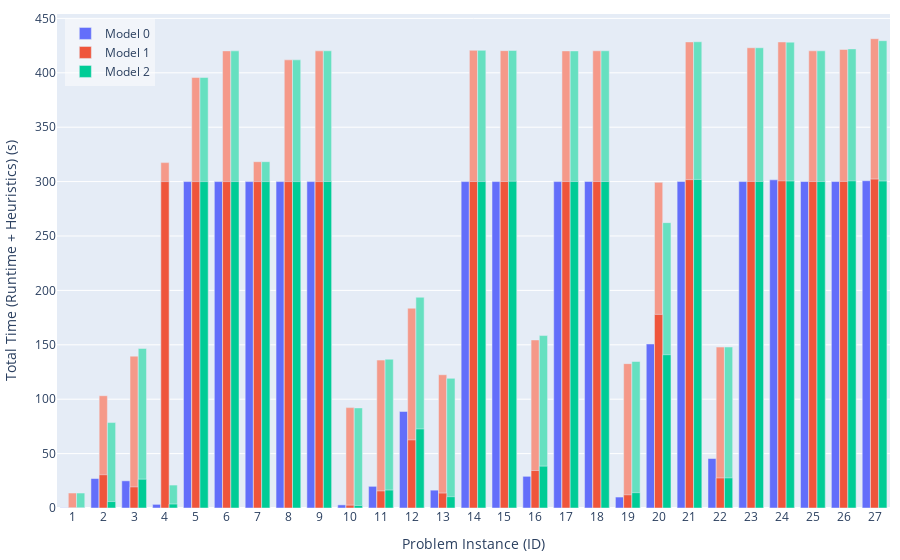

This figure's notebook cell:
### Code cell
import plotly.graph_objects as go


lighten_percentage = 40

# Create bar plot with visible zeros
hovertemplate_text='Model: %{customdata[0]}<br>ID: %{x}<br>Gap: %{text}%<br>Nodes: %{customdata[1]}<br>Runtime: %{customdata[2]} s<br>Heuristics: %{customdata[3]} s<br>Total Time: %{customdata[4]} s<extra></extra>'
fig = go.Figure(data=[
    go.Bar(
        name='Model 0', 
        x=df0['ID'], 
        y=df0['runtime'],
        text=df0['gap'].apply(lambda x: f'{x:.2f}'),  # Format text to 2 decimal places
        marker_color=colormap[0],
        # Create a 2D array with multiple columns
        customdata=np.dstack((
            df0['model'], 
            df0['nodes'], 
            df0['runtime'].apply(lambda x: f'{x:.2f}'),
            df0['heuristics_time'].apply(lambda x: f'{x:.2f}'),
            df0['total_time'].apply(lambda x: f'{x:.2f}')
        ))[0],
        textposition='none',
        hovertemplate=hovertemplate_text,
        offsetgroup='0'
    ),
    go.Bar(
        name='Model 1', 
        x=df1['ID'], 
        y=df1['runtime'],
        text=df1['gap'].apply(lambda x: f'{x:.2f}'),
        marker_color=colormap[1],
        customdata=np.dstack((
            df1['model'], 
            df1['nodes'], 
            df1['runtime'].apply(lambda x: f'{x:.2f}'),
            df1['heuristics_time'].apply(lambda x: f'{x:.2f}'),
            df1['total_time'].apply(lambda x: f'{x:.2f}')
        ))[0],
        textposition='none',
        hovertemplate=hovertemplate_text,
        offsetgroup='1',
        zorder=2
    ),
    go.Bar(
        name='Model 1', 
        x=df1['ID'], 
        y=df1['runtime'] + df1['heuristics_time'],
        text=df1['gap'].apply(lambda x: f'{x:.2f}'),
        marker_color=lighten_color(colormap[1], lighten_percentage),
        customdata=np.dstack((
            df1['model'], 
            df1['nodes'], 
            df1['runtime'].apply(lambda x: f'{x:.2f}'),
            df1['heuristics_time'].apply(lambda x: f'{x:.2f}'),
            df1['total_time'].apply(lambda x: f'{x:.2f}')
        ))[0],
        textposition='none',
        hovertemplate=hovertemplate_text,
        offsetgroup='1',
        showlegend=False,
        zorder=1
    ),
    go.Bar(
        name='Model 2', 
        x=df2['ID'], 
        y=df2['runtime'],
        text=df2['gap'].apply(lambda x: f'{x:.2f}'),
        marker_color=colormap[2],
        customdata=np.dstack((
            df2['model'], 
            df2['nodes'], 
            df2['runtime'].apply(lambda x: f'{x:.2f}'),
            df2['heuristics_time'].apply(lambda x: f'{x:.2f}'),
            df2['total_time'].apply(lambda x: f'{x:.2f}')
        ))[0],
        textposition='none',
        hovertemplate=hovertemplate_text,
        offsetgroup='2',
        zorder=2
    ),
    go.Bar(
        name='Model 2',
        x=df2['ID'],
        y=df2['runtime'] + df2['heuristics_time'],
        text=df2['gap'].apply(lambda x: f'{x:.2f}'),
        marker_color=lighten_color(colormap[2], lighten_percentage),
        customdata=np.dstack((
            df2['model'], 
            df2['nodes'], 
            df2['runtime'].apply(lambda x: f'{x:.2f}'),
            df2['heuristics_time'].apply(lambda x: f'{x:.2f}'),
            df2['total_time'].apply(lambda x: f'{x:.2f}')
        ))[0],
        textposition='none',
        hovertemplate=hovertemplate_text,
        offsetgroup='2',
        showlegend=False,
        zorder=1
    ),
])

# Add a subtle visual indication for zero values
fig.update_layout(
    autosize=True,   # let the container size drive the plot
    margin=dict(l=10, r=10, t=10, b=10),    # width=1000,
    # width=1000,
    # height=600,
    barmode='group',
    yaxis = dict(
        title = 'Total Time (Runtime + Heuristics) (s)',
    ),
    xaxis = dict(
        title = 'Problem Instance (ID)',
        tickmode = 'array',
        tickvals = list(range(0, 28)),
        ticktext = list(range(0, 28)),
    ),
    legend=dict(
        x=0.01,
        y=0.99,
        xanchor='left',
        yanchor='top',
        bgcolor='rgba(255, 255, 255, 0.5)'
    )
)

fig.show()


# # Save as HTML
# div_schedule = plot(
#     fig, include_plotlyjs=True, config={"responsive": True}, output_type="div"
# )
# # write div snippet to file
# with open('../docs/images/results-total-time.html', 'w') as f:
#     f.write(div_schedule)

### Figure 1 — Plotly figure (JSON) as saved in the notebook; plotly's stock layout.template omitted (floating-point values rounded to 4 significant figures; data arrays with more than 128 entries replaced by an {"elided": "..."} marker saying what was removed)
{"data": [{"customdata": {"elided": "27x5 mixed values"}, "hovertemplate": "Model: %{customdata[0]}<br>ID: %{x}<br>Gap: %{text}%<br>Nodes: %{customdata[1]}<br>Runtime: %{customdata[2]} s<br>Heuristics: %{customdata[3]} s<br>Total Time: %{customdata[4]} s<extra></extra>", "marker": {"color": "#636EFA"}, "name": "Model 0", "offsetgroup": "0", "text": ["0.00", "0.00", "0.01", "0.00", "1000000.00", "1000000.00", "253.21", "1000000.00", "1000000.00", "0.00", "0.00", "0.00", "0.00", "1000000.00", "1000000.00", "0.00", "1000000.00", "1000000.00", "0.00", "0.00", "1000000.00", "0.00", "1000000.00", "1000000.00", "11.14", "1000000.00", "1000000.00"], "textposition": "none", "type": "bar", "x": [1, 2, 3, 4, 5, 6, 7, 8, 9, 10, 11, 12, 13, 14, 15, 16, 17, 18, 19, 20, 21, 22, 23, 24, 25, 26, 27], "y": [0.215, 27.07, 24.98, 3.344, 300.0, 300.0, 300.0, 300.0, 300.0, 2.867, 19.91, 88.71, 16.4, 300.0, 300.0, 29.12, 300.0, 300.1, 10.07, 150.7, 300.1, 45.49, 300.0, 301.6, 300.1, 300.0, 300.8]}, {"customdata": {"elided": "27x5 mixed values"}, "hovertemplate": "Model: %{customdata[0]}<br>ID: %{x}<br>Gap: %{text}%<br>Nodes: %{customdata[1]}<br>Runtime: %{customdata[2]} s<br>Heuristics: %{customdata[3]} s<br>Total Time: %{customdata[4]} s<extra></extra>", "marker": {"color": "#EF553B"}, "name": "Model 1", "offsetgroup": "1", "text": ["0.00", "0.00", "0.00", "16.93", "48.00", "87.81", "242.12", "103.37", "124.38", "0.00", "0.00", "0.00", "0.00", "17.26", "29.37", "0.00", "114.32", "3057.30", "0.00", "0.00", "76970.17", "0.00", "22997.23", "23526.60", "2.31", "13188.85", "12472.79"], "textposition": "none", "type": "bar", "x": [1, 2, 3, 4, 5, 6, 7, 8, 9, 10, 11, 12, 13, 14, 15, 16, 17, 18, 19, 20, 21, 22, 23, 24, 25, 26, 27], "y": [0.215, 30.58, 19.41, 300.0, 300.0, 300.0, 300.0, 300.0, 300.0, 2.598, 15.7, 62.6, 13.72, 300.1, 300.1, 34.44, 300.0, 300.1, 12.13, 177.9, 301.8, 27.61, 300.2, 300.7, 300.0, 300.2, 302.3], "zorder": 2}, {"customdata": {"elided": "27x5 mixed values"}, "hovertemplate": "Model: %{customdata[0]}<br>ID: %{x}<br>Gap: %{text}%<br>Nodes: %{customdata[1]}<br>Runtime: %{customdata[2]} s<br>Heuristics: %{customdata[3]} s<br>Total Time: %{customdata[4]} s<extra></extra>", "marker": {"color": "#f59989"}, "name": "Model 1", "offsetgroup": "1", "showlegend": false, "text": ["0.00", "0.00", "0.00", "16.93", "48.00", "87.81", "242.12", "103.37", "124.38", "0.00", "0.00", "0.00", "0.00", "17.26", "29.37", "0.00", "114.32", "3057.30", "0.00", "0.00", "76970.17", "0.00", "22997.23", "23526.60", "2.31", "13188.85", "12472.79"], "textposition": "none", "type": "bar", "x": [1, 2, 3, 4, 5, 6, 7, 8, 9, 10, 11, 12, 13, 14, 15, 16, 17, 18, 19, 20, 21, 22, 23, 24, 25, 26, 27], "y": [13.77, 103.2, 139.6, 317.4, 395.7, 420.1, 318.3, 411.9, 420.1, 92.26, 135.9, 183.6, 122.5, 420.7, 420.3, 154.5, 420.1, 420.2, 132.7, 299.3, 428.4, 147.9, 423.0, 428.3, 420.2, 421.5, 431.3], "zorder": 1}, {"customdata": {"elided": "27x5 mixed values"}, "hovertemplate": "Model: %{customdata[0]}<br>ID: %{x}<br>Gap: %{text}%<br>Nodes: %{customdata[1]}<br>Runtime: %{customdata[2]} s<br>Heuristics: %{customdata[3]} s<br>Total Time: %{customdata[4]} s<extra></extra>", "marker": {"color": "#00CC96"}, "name": "Model 2", "offsetgroup": "2", "text": ["0.00", "0.00", "0.00", "0.00", "55.18", "114.02", "248.45", "140.45", "929.74", "0.00", "0.00", "0.00", "0.00", "25.98", "352.86", "0.00", "113.40", "3057.30", "0.00", "0.00", "76970.17", "0.00", "22997.23", "23526.60", "2.67", "13188.85", "12472.79"], "textposition": "none", "type": "bar", "x": [1, 2, 3, 4, 5, 6, 7, 8, 9, 10, 11, 12, 13, 14, 15, 16, 17, 18, 19, 20, 21, 22, 23, 24, 25, 26, 27], "y": [0.2061, 5.915, 26.48, 3.645, 300.0, 300.0, 300.0, 300.0, 300.1, 2.326, 16.5, 72.68, 10.38, 300.0, 300.3, 38.46, 300.1, 300.1, 14.09, 140.9, 302.0, 27.68, 300.2, 300.5, 300.0, 300.7, 300.5], "zorder": 2}, {"customdata": {"elided": "27x5 mixed values"}, "hovertemplate": "Model: %{customdata[0]}<br>ID: %{x}<br>Gap: %{text}%<br>Nodes: %{customdata[1]}<br>Runtime: %{customdata[2]} s<br>Heuristics: %{customdata[3]} s<br>Total Time: %{customdata[4]} s<extra></extra>", "marker": {"color": "#66e0c0"}, "name": "Model 2", "offsetgroup": "2", "showlegend": false, "text": ["0.00", "0.00", "0.00", "0.00", "55.18", "114.02", "248.45", "140.45", "929.74", "0.00", "0.00", "0.00", "0.00", "25.98", "352.86", "0.00", "113.40", "3057.30", "0.00", "0.00", "76970.17", "0.00", "22997.23", "23526.60", "2.67", "13188.85", "12472.79"], "textposition": "none", "type": "bar", "x": [1, 2, 3, 4, 5, 6, 7, 8, 9, 10, 11, 12, 13, 14, 15, 16, 17, 18, 19, 20, 21, 22, 23, 24, 25, 26, 27], "y": [13.76, 78.51, 146.6, 21.08, 395.7, 420.2, 318.3, 411.9, 420.2, 91.99, 136.7, 193.7, 119.1, 420.6, 420.5, 158.5, 420.1, 420.2, 134.6, 262.3, 428.5, 148.0, 423.0, 428.2, 420.2, 422.0, 429.5], "zorder": 1}], "layout": {"autosize": true, "barmode": "group", "legend": {"bgcolor": "rgba(255, 255, 255, 0.5)", "x": 0.01, "xanchor": "left", "y": 0.99, "yanchor": "top"}, "margin": {"b": 10, "l": 10, "r": 10, "t": 10}, "xaxis": {"tickmode": "array", "ticktext": [0, 1, 2, 3, 4, 5, 6, 7, 8, 9, 10, 11, 12, 13, 14, 15, 16, 17, 18, 19, 20, 21, 22, 23, 24, 25, 26, 27], "tickvals": [0, 1, 2, 3, 4, 5, 6, 7, 8, 9, 10, 11, 12, 13, 14, 15, 16, 17, 18, 19, 20, 21, 22, 23, 24, 25, 26, 27], "title": {"text": "Problem Instance (ID)"}}, "yaxis": {"title": {"text": "Total Time (Runtime + Heuristics) (s)"}}}}
